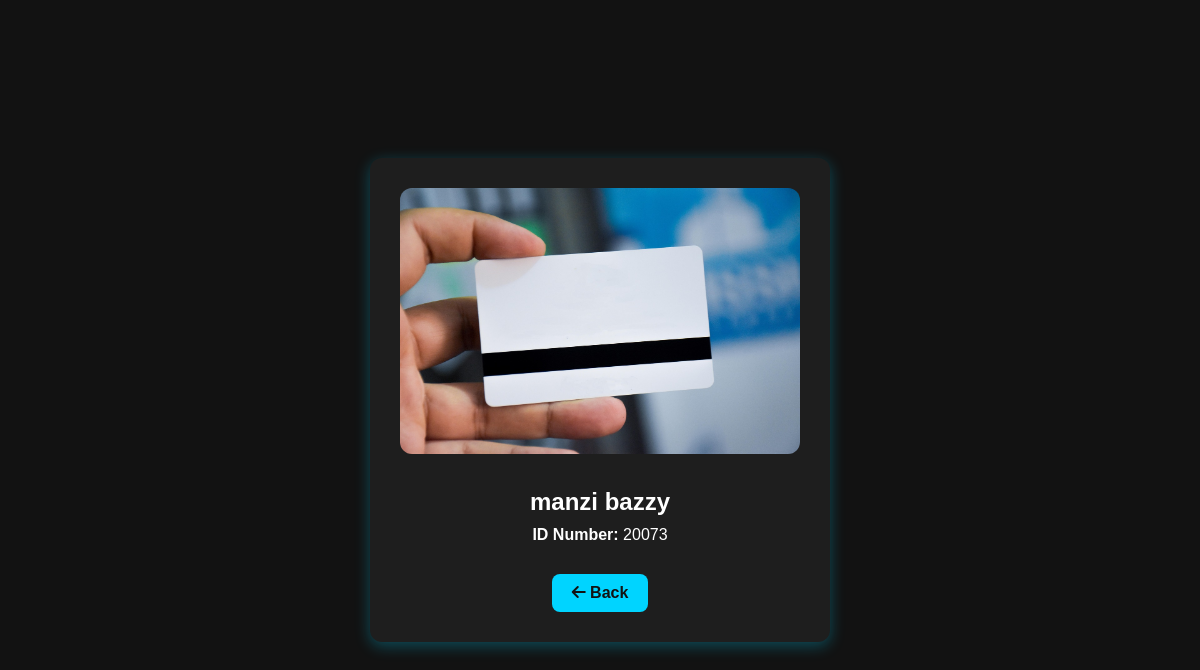
/find/image.php?id=20, run on the app's committed database.
### tables this page shows
CREATE TABLE `found_ids` (
  `id` int(11) NOT NULL,
  `full_name` varchar(100) DEFAULT NULL,
  `id_number` varchar(50) DEFAULT NULL,
  `category` varchar(50) DEFAULT NULL,
  `image` varchar(255) DEFAULT NULL,
  `location_found` varchar(100) DEFAULT NULL,
  `date_found` date DEFAULT NULL,
  `posted_by` varchar(100) DEFAULT NULL,
  `created_at` timestamp NOT NULL DEFAULT current_timestamp(),
  `phone_number` int(255) NOT NULL,
  `description` varchar(255) NOT NULL,
  `is_taken` tinyint(1) DEFAULT 0,
  `taken_at` timestamp NOT NULL DEFAULT current_timestamp()
);

### find/image.php (the view, shortened to what this page needs)
<?php
include 'db_connect.php';
$id = isset($_GET['id']) ? intval($_GET['id']) : 0;
$query = mysqli_query($conn, "SELECT * FROM found_ids WHERE id = $id");
$data = mysqli_fetch_assoc($query);
?>
<!DOCTYPE html>
<html lang="en">
<head>
  <link href="https://cdnjs.cloudflare.com/ajax/libs/font-awesome/6.4.2/css/all.min.css" rel="stylesheet">
</head>
<body>
<div class="card">
<img src="uploads/<?php echo htmlspecialchars($data['image']); ?>" alt="ID Image">
  <h2><?php echo htmlspecialchars($data['full_name']); ?></h2>
  <p><strong>ID Number:</strong> <?php echo htmlspecialchars($data['id_number']); ?></p>
  <a href="admin_found_ids.php" class="back-btn"><i class="fas fa-arrow-left"></i> Back</a>
</div>
</body>
</html>

### find/image.php (style rules this page uses)
body { margin: 0; background-color: #121212; color: white; font-family: Arial, sans-serif; display: flex; justify-content: center; align-items: center; min-height: 100vh; }
.card { background-color: #1e1e1e; padding: 30px; border-radius: 12px; text-align: center; max-width: 400px; box-shadow: 0px 4px 15px rgba(0, 212, 255, 0.3); }
img { width: 100%; height: auto; border-radius: 12px; margin-bottom: 20px; object-fit: cover; }
h2, p { margin: 10px 0; }
.back-btn { display: inline-block; margin-top: 20px; padding: 10px 20px; background-color: #00d4ff; color: #121212; text-decoration: none; border-radius: 8px; font-weight: bold; }

### data on the page
found_ids: image (picture), full_name "manzi bazzy", id_number "20073"
